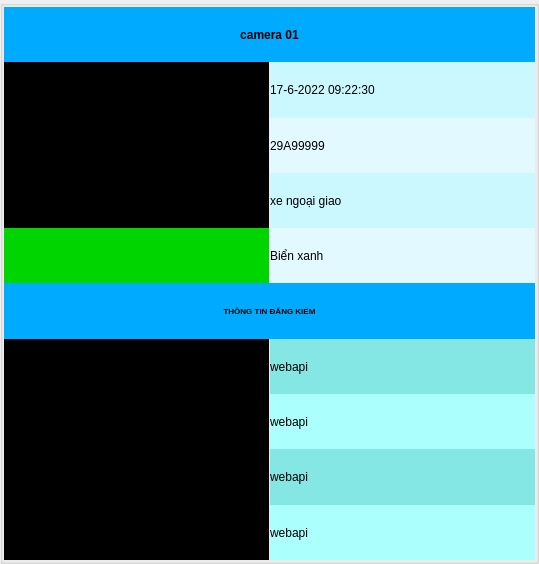
<?xml version="1.0" encoding="UTF-8"?>
<ui version="4.0">
 <class>widget</class>
 <widget class="QWidget" name="widget">
  <property name="geometry">
   <rect>
    <x>0</x>
    <y>0</y>
    <width>539</width>
    <height>564</height>
   </rect>
  </property>
  <property name="windowTitle">
   <string>Form</string>
  </property>
  <layout class="QGridLayout" name="gridLayout">
   <property name="leftMargin">
    <number>0</number>
   </property>
   <property name="topMargin">
    <number>0</number>
   </property>
   <property name="rightMargin">
    <number>0</number>
   </property>
   <property name="bottomMargin">
    <number>0</number>
   </property>
   <property name="spacing">
    <number>0</number>
   </property>
   <item row="0" column="0">
    <widget class="QGroupBox" name="groupBox">
     <property name="sizePolicy">
      <sizepolicy hsizetype="Preferred" vsizetype="Expanding">
       <horstretch>0</horstretch>
       <verstretch>0</verstretch>
      </sizepolicy>
     </property>
     <property name="minimumSize">
      <size>
       <width>0</width>
       <height>160</height>
      </size>
     </property>
     <property name="title">
      <string/>
     </property>
     <layout class="QGridLayout" name="gridLayout_2">
      <property name="leftMargin">
       <number>1</number>
      </property>
      <property name="topMargin">
       <number>1</number>
      </property>
      <property name="rightMargin">
       <number>1</number>
      </property>
      <property name="bottomMargin">
       <number>1</number>
      </property>
      <property name="horizontalSpacing">
       <number>1</number>
      </property>
      <property name="verticalSpacing">
       <number>0</number>
      </property>
      <item row="9" column="1">
       <widget class="QLabel" name="qlabel_color_res">
        <property name="styleSheet">
         <string notr="true">background-color: rgb(132, 231, 228);</string>
        </property>
        <property name="text">
         <string>webapi</string>
        </property>
       </widget>
      </item>
      <item row="2" column="1">
       <widget class="QLabel" name="qlabel_plate">
        <property name="styleSheet">
         <string notr="true">background-color: rgb(226, 249, 255);</string>
        </property>
        <property name="text">
         <string>29A99999</string>
        </property>
        <property name="alignment">
         <set>Qt::AlignLeading|Qt::AlignLeft|Qt::AlignVCenter</set>
        </property>
       </widget>
      </item>
      <item row="10" column="1">
       <widget class="QLabel" name="qlabel_date_registration">
        <property name="styleSheet">
         <string notr="true">background-color: rgb(171, 255, 253);</string>
        </property>
        <property name="text">
         <string>webapi</string>
        </property>
       </widget>
      </item>
      <item row="7" column="0" rowspan="4">
       <widget class="QLabel" name="qlabel_image_owner">
        <property name="sizePolicy">
         <sizepolicy hsizetype="Preferred" vsizetype="Preferred">
          <horstretch>0</horstretch>
          <verstretch>0</verstretch>
         </sizepolicy>
        </property>
        <property name="minimumSize">
         <size>
          <width>0</width>
          <height>0</height>
         </size>
        </property>
        <property name="maximumSize">
         <size>
          <width>16777215</width>
          <height>16777215</height>
         </size>
        </property>
        <property name="styleSheet">
         <string notr="true">background: black</string>
        </property>
        <property name="text">
         <string/>
        </property>
       </widget>
      </item>
      <item row="5" column="0" colspan="2">
       <widget class="QLabel" name="qlabel_info_registration">
        <property name="font">
         <font>
          <pointsize>6</pointsize>
          <weight>75</weight>
          <bold>true</bold>
         </font>
        </property>
        <property name="styleSheet">
         <string notr="true">background-color: rgb(0, 170, 255);</string>
        </property>
        <property name="text">
         <string>THÔNG TIN ĐĂNG KIỂM</string>
        </property>
        <property name="alignment">
         <set>Qt::AlignCenter</set>
        </property>
       </widget>
      </item>
      <item row="0" column="0" colspan="2">
       <widget class="QLabel" name="qlabel_cam_id">
        <property name="font">
         <font>
          <pointsize>9</pointsize>
          <weight>75</weight>
          <bold>true</bold>
         </font>
        </property>
        <property name="styleSheet">
         <string notr="true">background-color: rgb(0, 170, 255);</string>
        </property>
        <property name="text">
         <string>camera 01</string>
        </property>
        <property name="alignment">
         <set>Qt::AlignCenter</set>
        </property>
       </widget>
      </item>
      <item row="4" column="1">
       <widget class="QLabel" name="qlabel_plate_color">
        <property name="styleSheet">
         <string notr="true">background-color: rgb(226, 249, 255);</string>
        </property>
        <property name="text">
         <string>Biển xanh</string>
        </property>
        <property name="alignment">
         <set>Qt::AlignLeading|Qt::AlignLeft|Qt::AlignVCenter</set>
        </property>
       </widget>
      </item>
      <item row="4" column="0">
       <widget class="QLabel" name="qlabel_registration">
        <property name="styleSheet">
         <string notr="true">
background-color: rgb(0, 213, 0);</string>
        </property>
        <property name="text">
         <string/>
        </property>
        <property name="alignment">
         <set>Qt::AlignCenter</set>
        </property>
       </widget>
      </item>
      <item row="8" column="1">
       <widget class="QLabel" name="qlabel_brand_res">
        <property name="styleSheet">
         <string notr="true">background-color: rgb(171, 255, 253);</string>
        </property>
        <property name="text">
         <string>webapi</string>
        </property>
       </widget>
      </item>
      <item row="1" column="1">
       <widget class="QLabel" name="qlabel_time">
        <property name="styleSheet">
         <string notr="true">background-color: rgb(203, 247, 255);</string>
        </property>
        <property name="text">
         <string>17-6-2022 09:22:30</string>
        </property>
        <property name="alignment">
         <set>Qt::AlignLeading|Qt::AlignLeft|Qt::AlignVCenter</set>
        </property>
       </widget>
      </item>
      <item row="3" column="1">
       <widget class="QLabel" name="qlabel_plate_type">
        <property name="styleSheet">
         <string notr="true">background-color: rgb(203, 247, 255);</string>
        </property>
        <property name="text">
         <string>xe ngoại giao</string>
        </property>
        <property name="alignment">
         <set>Qt::AlignLeading|Qt::AlignLeft|Qt::AlignVCenter</set>
        </property>
       </widget>
      </item>
      <item row="1" column="0" rowspan="3">
       <widget class="QLabel" name="qlabel_icon_car">
        <property name="sizePolicy">
         <sizepolicy hsizetype="Preferred" vsizetype="Preferred">
          <horstretch>0</horstretch>
          <verstretch>0</verstretch>
         </sizepolicy>
        </property>
        <property name="minimumSize">
         <size>
          <width>0</width>
          <height>0</height>
         </size>
        </property>
        <property name="maximumSize">
         <size>
          <width>16777215</width>
          <height>16777215</height>
         </size>
        </property>
        <property name="styleSheet">
         <string notr="true">background: black</string>
        </property>
        <property name="text">
         <string/>
        </property>
       </widget>
      </item>
      <item row="7" column="1">
       <widget class="QLabel" name="qlabel_owner_res">
        <property name="styleSheet">
         <string notr="true">background-color: rgb(132, 231, 228);</string>
        </property>
        <property name="text">
         <string>webapi</string>
        </property>
       </widget>
      </item>
     </layout>
    </widget>
   </item>
  </layout>
 </widget>
 <resources/>
 <connections/>
</ui>
